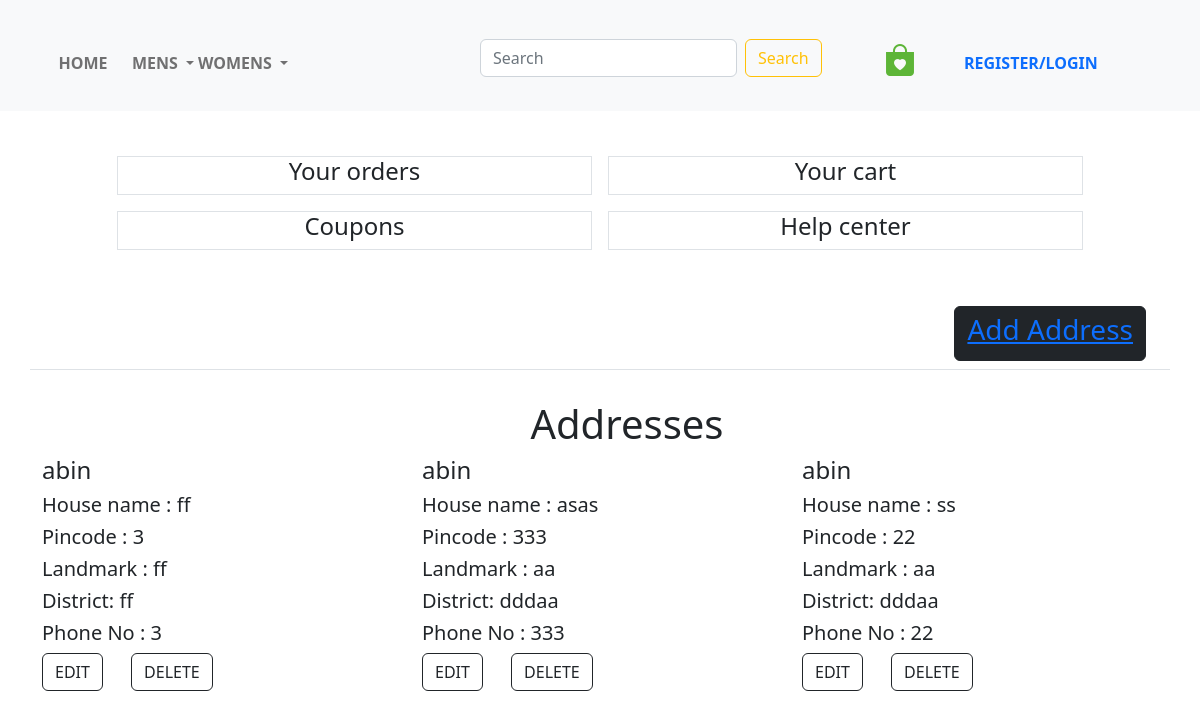
Page /profile/profile/ on the earlier database version.
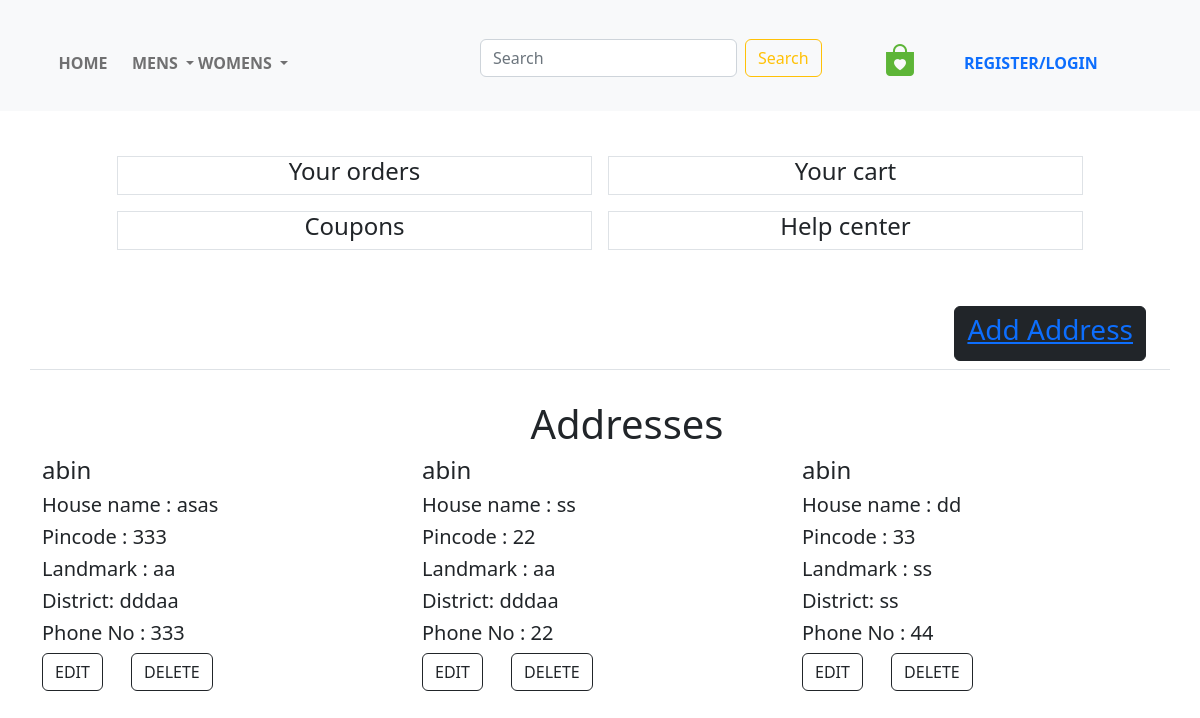
Same page on the later database version.
### profileapp/models.py (models this page shows)
class Profile(models.Model):
    name=models.TextField()
    phone=models.IntegerField()
    picode=models.IntegerField()
    address=models.TextField()
    district=models.TextField()
    landmark=models.TextField()

### profileapp/views.py (the view)
# urls.py: path('profile/',include('profileapp.urls')),
def profile(req):
    value=Profile.objects.all()
    return render(req,'Myprofile.html',{'value':value})

### cloth/context_processors.py (called while the page is built)
def men(req):
    men=Gender.objects.get(name='men')
    men=Category.objects.all().filter(gender=men)
    return dict(men=men)

def women(req):
    women=Gender.objects.get(name='women')
    women=Category.objects.all().filter(gender=women)
    return dict(women=women)

### cloth/models.py (called while the page is built)
    def get_url(self):
        return reverse('cloth:products_by_category',args=[self.slug])

### templates/Myprofile.html (shortened to what this page needs)
{% load static %}
<!DOCTYPE html>
<html lang="en">
<head>
    <link rel="stylesheet" href="https://cdn.jsdelivr.net/npm/bootstrap-icons@1.11.2/font/bootstrap-icons.min.css">
    <link rel="stylesheet" href="https://cdn.jsdelivr.net/npm/bootstrap-icons@1.11.2/font/bootstrap-icons.min.css">
    <link rel="stylesheet" href="https://cdn.jsdelivr.net/npm/bootstrap-icons@1.11.3/font/bootstrap-icons.min.css">
    <link href="https://cdn.jsdelivr.net/npm/bootstrap@5.2.3/dist/css/bootstrap.min.css" rel="stylesheet">
    <link rel="stylesheet" href="{% static 'css/main.css' %}">
</head>
<body>
  {% include 'nav.html' %}
  <div class="container mt-5">
      <div class="row  justify-content-center">
          <div class="col-lg-5 border m-2 text-center">
              <h4>Your orders </h4>
          </div>
          <div class="col-lg-5 border m-2 text-center">
              <h4>Your cart</h4>
          </div>
          <div class="col-lg-5 border m-2 text-center">
              <h4>Coupons</h4>
          </div>
         <div class="col-lg-5 border m-2 text-center">
              <h4>Help center</h4>
          </div>
      </div>
  </div>
  <div class="container mt-5 border-bottom">
      <div class="container">
          <div class="row">
              <div class="col-lg-6"></div>
              <div class="col-lg-6 text-end mb-2">
                <a href="{% url 'profile:address' %}"><button class="btn btn-dark text-light ">
                     <h3 role="button"> Add Address</h3></a>
              </div>
          </div>
      </div>
  </div>
  <div class="container">
    <h1 class="d-flex justify-content-center ">
      Addresses</h1>
      <div class=" row  mt-3">
      {% for i in value %}
  <div class="col-lg-4">
      <h4>{{i.name}}</h4>
      <h5>House name : {{ i.address }}</h5>
    <h5>Pincode    : {{ i.picode }}</h5>
    <h5 class="col-lg-6">Landmark : {{ i.landmark}}</h5>
    <h5> District: {{ i.district }}</h5>
    <h5>Phone No : {{ i.phone }}</h5>
    <div class="mb-5 mt-2">
    <a href="#" class="btn btn-outline-dark me-4">EDIT</a>
    <a href="" class="btn btn-outline-dark">DELETE</a>
    </div></div>
    {% endfor %}
  </div>
  </div>
</body>
</html>

Differences in the rows shown:
removed Profile: name "abin", address "ff", picode "3", landmark "ff", district "ff", phone "3"
added Profile: name "abin", address "dd", picode "33", landmark "ss", district "ss", phone "44"
